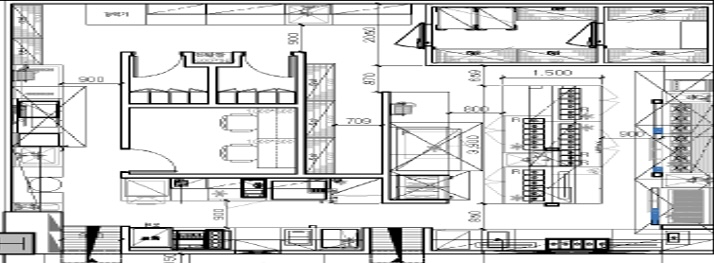
#> input picture kitchen-layout/floorplan.jpg, 714 x 263 px
$ python lines.py
#> lines starting #> are read from the running program, lines starting #| are printed output that depends on the picture; after the words box and inside, x2 and y2 are one past the last pixel; in counts of white or black regions, pixels touching at a corner belong together
"""Find long straight lines in the floor plan image (pixel coordinates)."""
import cv2, numpy as np, sys, json
img = cv2.imread(sys.argv[1] if len(sys.argv) > 1 else '../floorplan.jpg')
#> img is the input picture: shape (263, 714, 3); mean B, G, R 213.6, 213.5, 213.4
g = cv2.cvtColor(img, cv2.COLOR_BGR2GRAY)
bw = (g < 140).astype(np.uint8)                     # dark ink
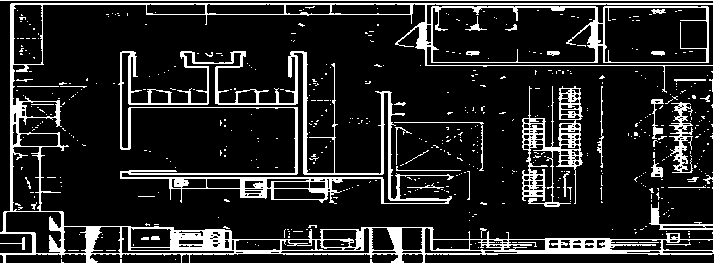
#> bw: shape (263, 714); values 0 (black) and 1 (white), 14.6% white; 510 white regions (471 under 20 px), largest, box (x1, y1, x2, y2) and area: (0, 0, 714, 263) 14524, (118, 51, 454, 204) 6527, (522, 86, 583, 207) 2287
H, W = bw.shape
#> H = 263; W = 714
def runs(mask, axis, minlen):
    """Return (pos, start, end) of runs of ink of length>=minlen along rows (axis=1) or cols (axis=0)."""
#> called with axis = 1, minlen = 40
    out = []
    m = mask if axis == 1 else mask.T
    for i, row in enumerate(m):
        d = np.diff(np.concatenate([[0], row, [0]]))
        st, en = np.where(d == 1)[0], np.where(d == -1)[0]
        for a, b in zip(st, en):
            if b - a >= minlen: out.append((i, int(a), int(b)))
#> this loop made 263 passes
#> (st, en) on passes 1 to 3: ([0], [714]), ([713], [714]), ([713], [714])
#> after the loop, out = 76 items, first 6: (0, 0, 714), (3, 11, 714), (4, 10, 150), (4, 151, 194), (4, 210, 266), (4, 270, 335)
    return out
h = runs(bw, 1, 40); v = runs(bw, 0, 25)
#> after `h = runs(bw, 1, 40)`: h has the same summary as out in runs
#> call 2 of runs, with axis = 0, minlen = 25
#> in runs (call 2), `m = mask if axis == 1 else mask.T`:
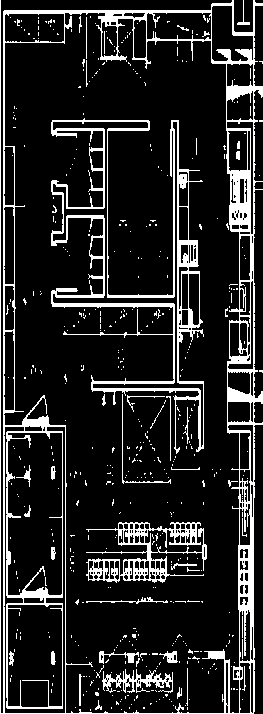
#> m: shape (714, 263); values 0 (black) and 1 (white), 14.6% white; 510 white regions (471 under 20 px), largest, box (x1, y1, x2, y2) and area: (0, 0, 263, 714) 14524, (51, 118, 204, 454) 6527, (86, 522, 207, 583) 2287
#> the loop in runs (call 2), `for i, row in enumerate(m):` made 714 passes
#> (st, en) on passes 1 to 3: ([0, 232, 243, 253], [1, 234, 244, 255]), ([0, 232, 243, 253], [1, 234, 244, 255]), ([0, 231, 243, 253], [1, 234, 244, 256])
#> after the loop in runs (call 2), `for i, row in enumerate(m):`: out = 128 items, first 6: (10, 4, 212), (11, 3, 212), (12, 3, 212), (13, 3, 65), (16, 98, 133), (17, 98, 134)
#> after `v = runs(bw, 0, 25)`: v has the same summary as out in runs
print('image', W, H)
#| image 714 263
print('H lines (y, x0-x1) len>=40:')
for y, a, b in sorted(h): print(f'  y={y:3d}  x {a:3d}-{b:3d}  ({b-a})')
#> this loop made 76 passes
#> (y, a, b) on passes 1 to 12: (0, 0, 714), (3, 11, 714), (4, 10, 150), (4, 151, 194), (4, 210, 266), (4, 270, 335), (4, 436, 606), (4, 607, 714), (6, 515, 559), (6, 604, 698), (7, 431, 598), (7, 603, 709)
#|   y=  0  x   0-714  (714)
#|   y=  3  x  11-714  (703)
#|   y=  4  x  10-150  (140)
#|   y=  4  x 151-194  (43)
#|   y=  4  x 210-266  (56)
#|   y=  4  x 270-335  (65)
#|   y=  4  x 436-606  (170)
#|   y=  4  x 607-714  (107)
#> (further printed lines are left out)
print('V lines (x, y0-y1) len>=25:')
for x, a, b in sorted(v): print(f'  x={x:3d}  y {a:3d}-{b:3d}  ({b-a})')
#> this loop made 128 passes
#> (x, a, b) on passes 1 to 12: (10, 4, 212), (11, 3, 212), (12, 3, 212), (13, 3, 65), (16, 98, 133), (17, 98, 134), (18, 98, 147), (39, 146, 204), (40, 146, 212), (42, 3, 65), (57, 100, 127), (58, 100, 126)
#|   x= 10  y   4-212  (208)
#|   x= 11  y   3-212  (209)
#|   x= 12  y   3-212  (209)
#|   x= 13  y   3- 65  (62)
#|   x= 16  y  98-133  (35)
#|   x= 17  y  98-134  (36)
#|   x= 18  y  98-147  (49)
#|   x= 39  y 146-204  (58)
#> (further printed lines are left out)
